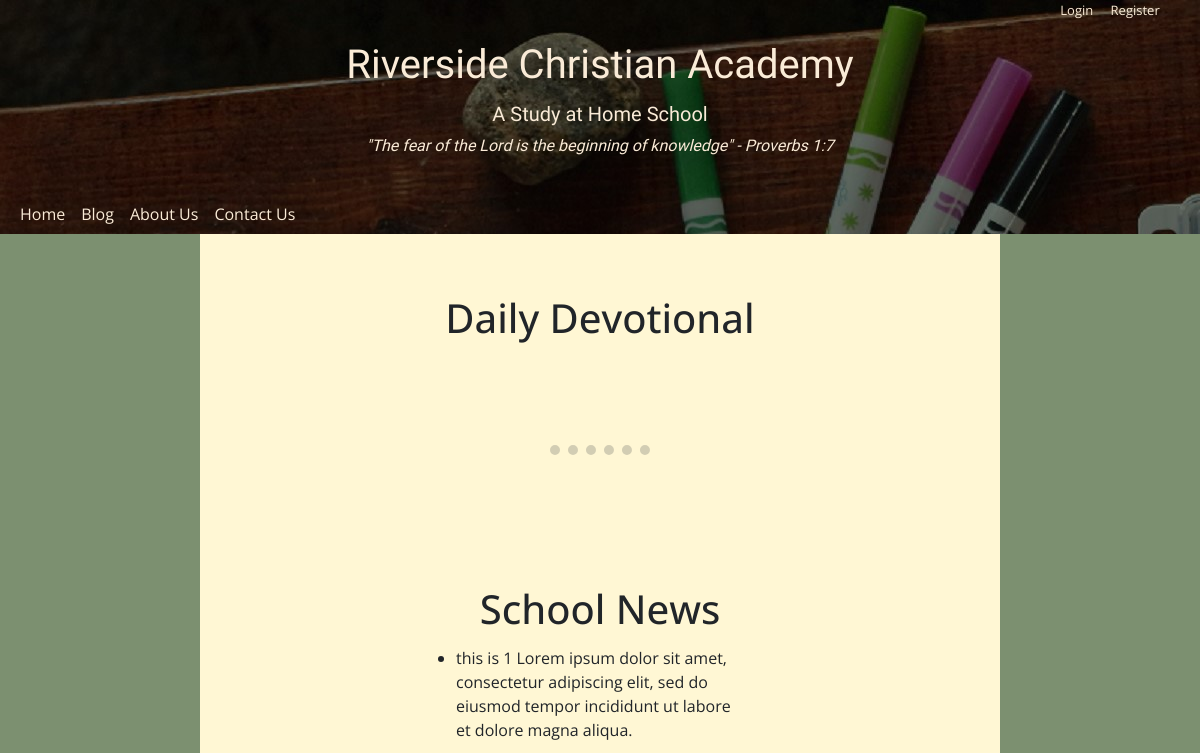
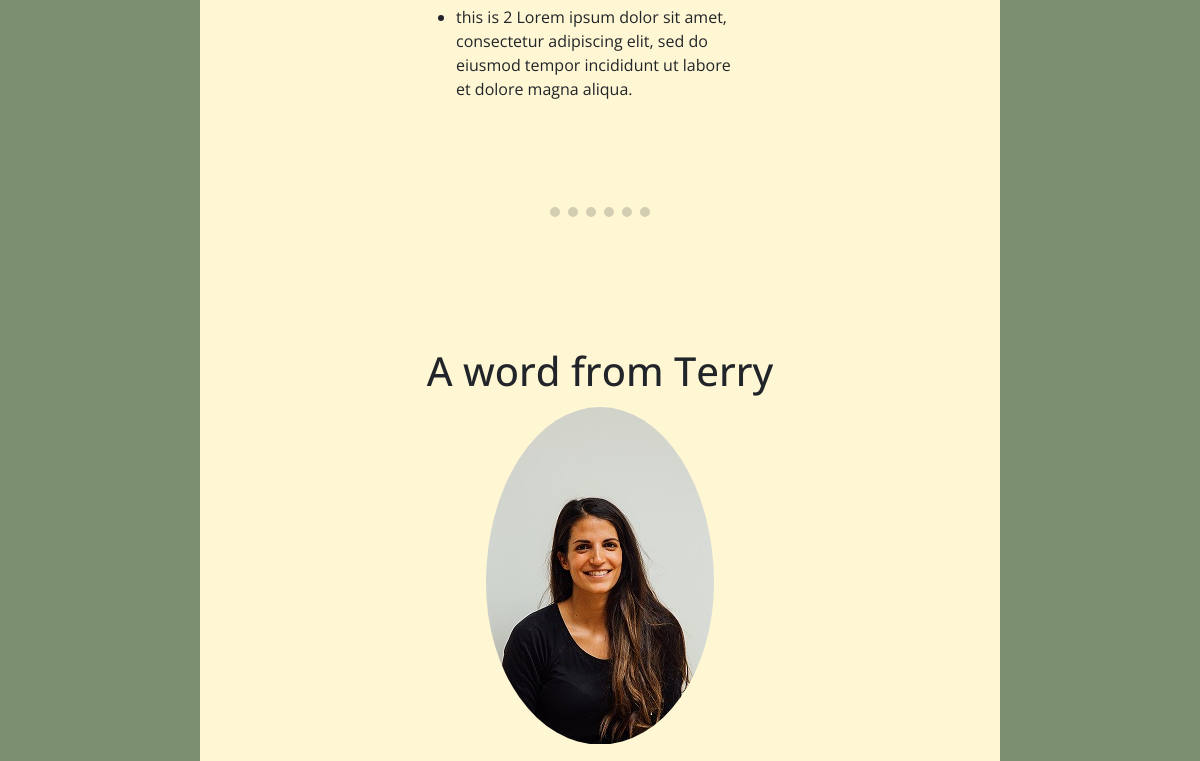
Before: / (upper part) with the older database file (2 pictures, top to bottom).
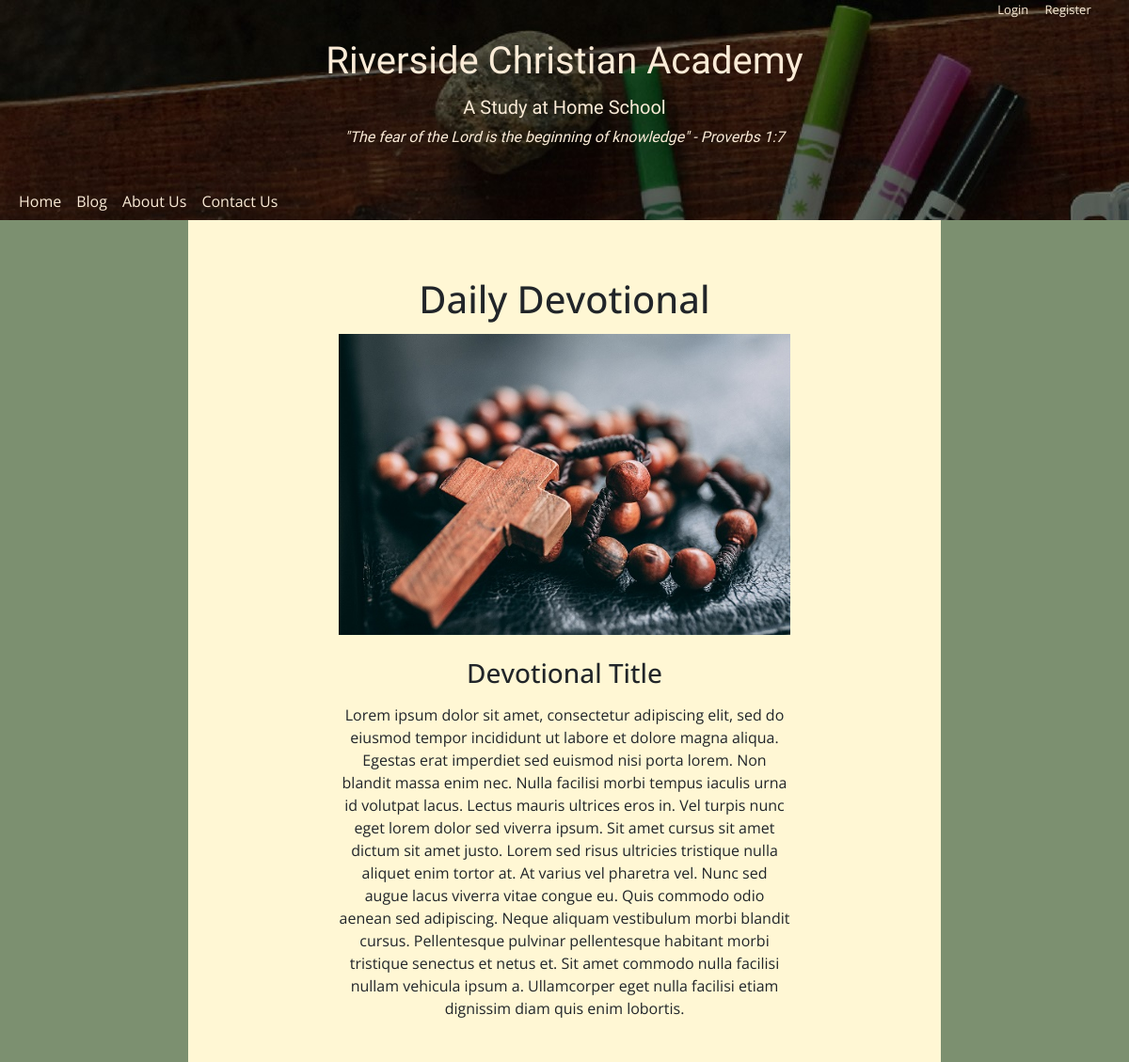
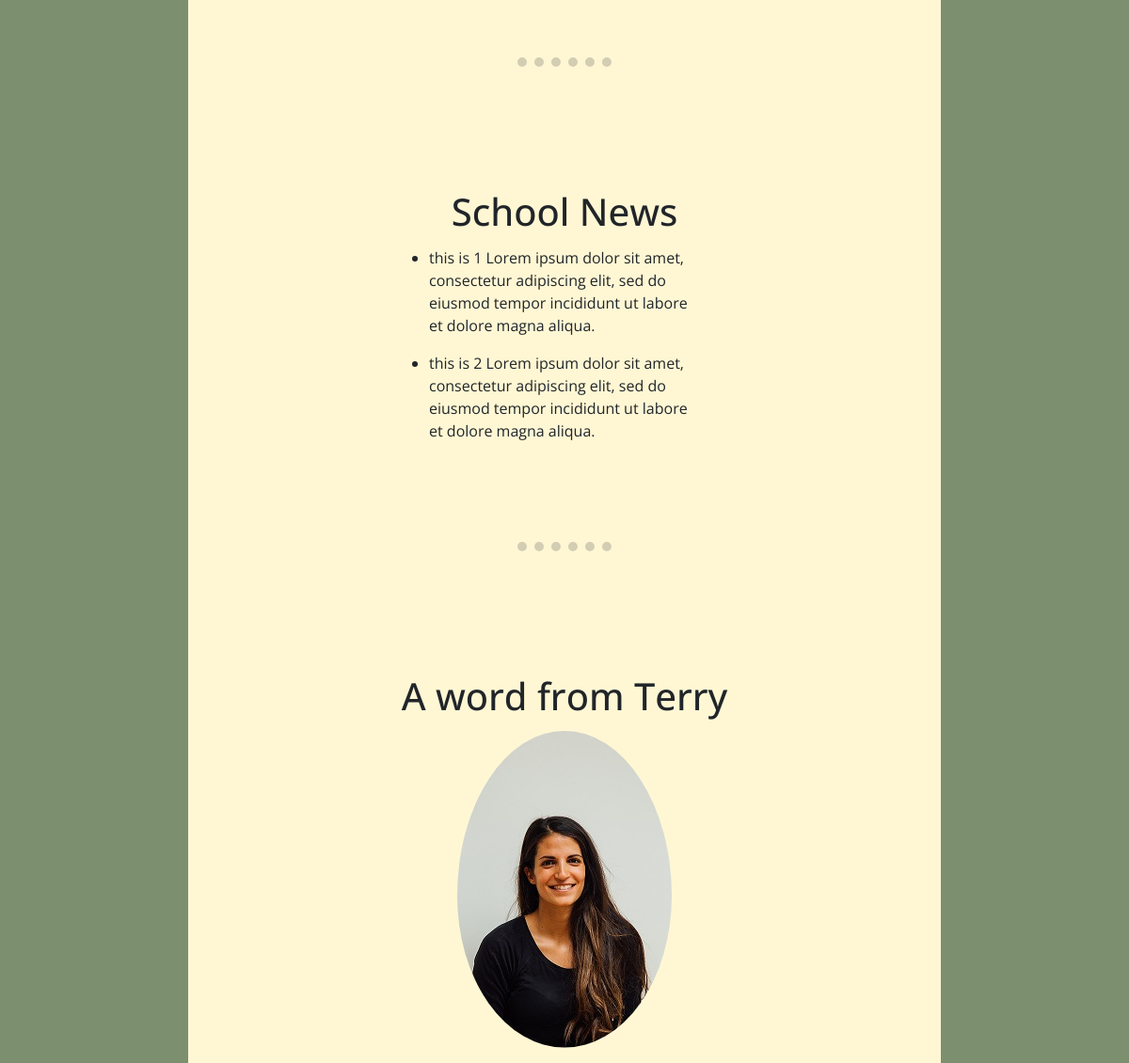
After: the same page with the newer database file (2 pictures, top to bottom).
### main.py (models this page shows)
class NewsPost(db.Model):
    __tablename__ = "news"
    id = db.Column(db.Integer, primary_key=True)
    news_text = db.Column(db.Text, nullable=False)
    date = db.Column(db.String(250), nullable=False)

class DevotionalPost(db.Model):
    __tablename__ = "daily_devotional"
    id = db.Column(db.Integer, primary_key=True)
    title = db.Column(db.String(250), unique=True, nullable=False)
    img_url = db.Column(db.String(250), nullable=False)
    text = db.Column(db.Text, nullable=False)
    date = db.Column(db.String(250), nullable=False)
    img_upload = db.Column(db.String(250), nullable=False)

### main.py (the view)
@app.route("/", methods=["GET", "POST"])
def home():
    todays_date = str(date.today())
    devotional = DevotionalPost.query.all()
    news = NewsPost.query.all()
    word = WordPost.query.get(1)
    return render_template("index.html", devotional_posts=devotional, news=news, word=word, todays_date=todays_date)

### templates/index.html (shortened to what this page needs)
{% include "header.html" %}
<div class="container col-lg-8 col-md-10 mx-auto">
    <div class="section">
        <h1>Daily Devotional</h1>
        {% for post in devotional_posts: %}
            {% if post.date == todays_date: %}
                {% if post.img_upload %}
                    <img id="devotional-img" src="../static/uploads/{{post.img_upload}}" class="img-fluid" alt="devotional-img">
                {% endif %}
        <h3>{{ post.title }}</h3>
        <p>{{ post.text| safe }}</p>
            {% endif %}
        {% endfor %}
    </div>
    <hr>
</div>
<div class="container col-lg-8 col-md-10 mx-auto">
    <div class="section">
        <h1>School News</h1>
        <ul class="anouncements">
            {% for post in news %}
            <li>{{ post.news_text| safe }}</li>
            {% endfor %}
        </ul>
    </div>
    <hr>
</div>
<div class="container col-lg-8 col-md-10 mx-auto">
    <div class="section">
        <h1>A word from Terry</h1>
        <img id="terry-img" src="../static/images/terry.jpg" class="img-fluid" alt="terry-img">
    </div>
</div>
{% include "footer.html" %}

Changed rows visible on the page:
added DevotionalPost: img_upload (picture), title "Devotional Title", text "Lorem ipsum dolor sit amet, consectetur adipiscing elit, sed do eiusmod tempor incididunt ut labore et dolore magna aliqua. Egestas erat imperdiet sed euismod nisi porta lorem. Non blandit massa enim nec. Nulla facilisi morbi tempus iaculis urna id volutpat lacus. Lectus mauris ultrices eros in. Vel turpis nunc eget lorem dolor sed viverra ipsum. Sit amet cursus sit amet dictum sit amet justo. Lorem sed risus ultricies tristique nulla aliquet enim tortor at. At varius vel pharetra vel. Nunc sed augue lacus viverra vitae congue eu. Quis commodo odio aenean sed adipiscing. Neque aliquam vestibulum morbi blandit cursus. Pellentesque pulvinar pellentesque habitant morbi tristique senectus et…"
